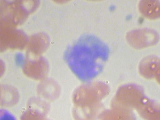
#> input picture Modul7/MONO.png, 160 x 120 px
$ jupyter execute --allow-errors jurmod7.ipynb
#> lines starting #> are read from the running program, lines starting #| are printed output that depends on the picture
[cell 1]
#mengimport library yang akan digunakan
import numpy as np #berfungsi untuk memanggil atau memasukkan library numpy yang diinisialisasikan dengan np
import matplotlib.pyplot as plt #berfungsi untuk memanggil atau memasukkan library matplotlib.pyplot yang diinisialisasikan dengan plt
import cv2 as cv #berfungsi untuk memanggil atau memasukkan library cv2 yang diinisialisasikan dengan cv

[cell 2]
#membuat function (fungsi) untuk membaca dan mengimport file gambar
def send(image): #membuat fungsi dengan nama send dan parameter image
#> called with image = 'MONO.png'
    img = cv.imread(image) #berfungsi untuk membaca dan menginisialisasi gambar
#> img is the input picture: shape (120, 160, 3); mean B, G, R 181.3, 179.2, 192.5
    rgb = cv.cvtColor(img, cv.COLOR_BGR2RGB) #berfungsi untuk mengkonversi gambar img yang semula BGR (blue, green, red) menjadi RGB (red, green, blue)

    return rgb #berfungsi untuk mengembalikan nilai dari variabel rgb

[cell 3]
#membuat dan menginisialisasi gambar dan dikelompokkan seperti dataset
data = np.array(["MONO.png", "LYMPHO.png", "EOSI.png",
                 "BASO.png", "NEUTRO.png"]) #berfungsi untuk mengelompokkan gambar yang ditentukan di dalamnya dan dijadikan bentuk array (dataset) dan diinisialisasi dengan nama variabel data
dataset = np.array(["MONOCYTE.png", "LYMPHOCYTE.png", "EOSINOPHIL.png",
                    "BASOPHIL.png", "NEUTROPHIL.png"]) #berfungsi untuk mengelompokkan gambar yang ditentukan di dalamnya dan dijadikan bentuk array (dataset) dan diinisialisasi dengan nama variabel dataset

[cell 4]
#menampilkan atau memunculkan citra semula (sebelum segmentasi), sekaligus membuat fungsi untuk memunculkan beberapa gambar dengan satu kali print atau satu kali tampil
def comp(isiComp, pil=2): #membuat fungsi dengan nama comp dan dengan dua parameter yaitu isiComp dan pil dan telah diatur dengan nilai 2
    plt.figure(figsize=(15,15)) #mengatur size dari plot gambarnya
    for i in range(len(data)): #melakukan perulangan dengan nilai sepanjang isi dari variabel data
        plt.subplot(1,len(data), i+1)
        plt.title(data[i][:-4])
        if pil == 1: #jika parameter sama dengan 1
            plt.imshow(send(isiComp[i])) #akan memunculkan gambar sesuai aturan pada fungsi send tadinya (citra awal/RGB)
        else: #maka
            plt.imshow(isiComp[i], cmap="gray")

comp(data, 1) #menampilkan hasil deretan citra semula yang sudah dikelompokkan dan definisikan pada variabel data
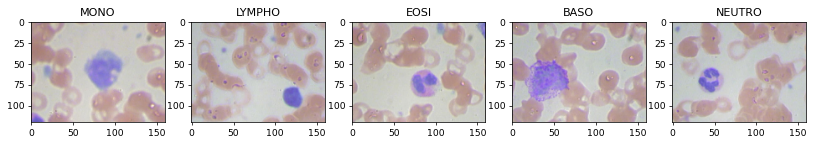
#> figure drawn by matplotlib, 5 panels
